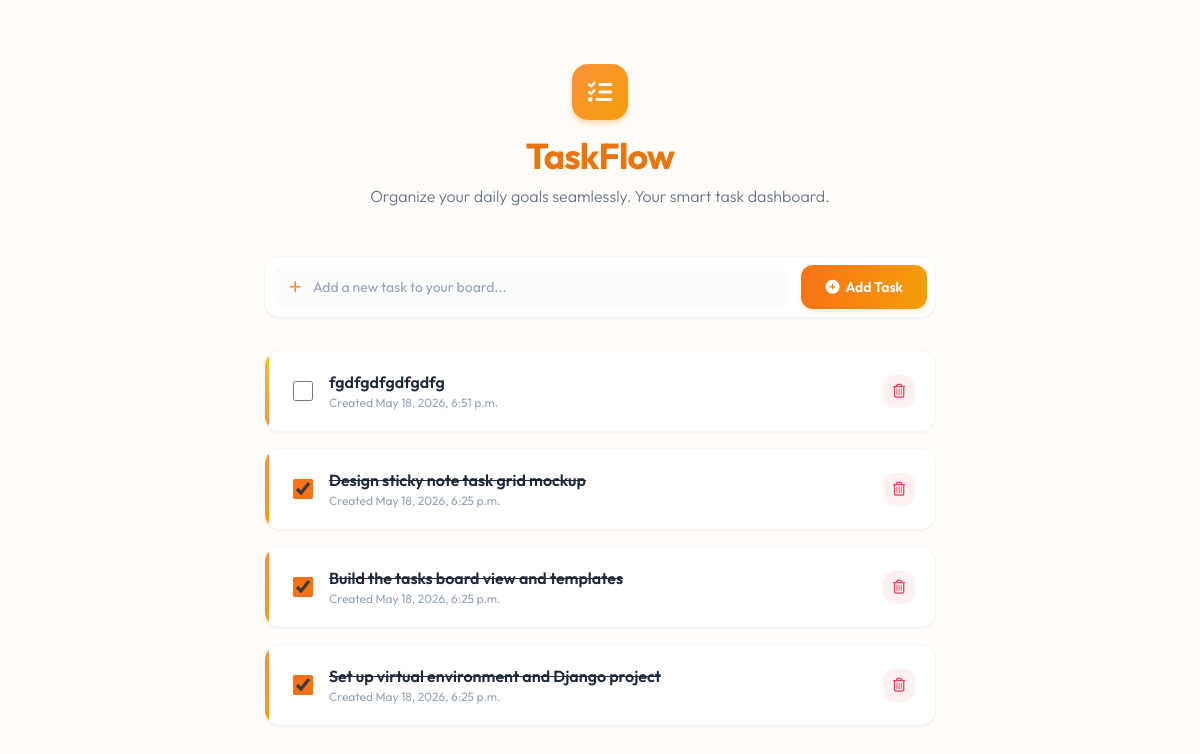
The app's page /, older data.
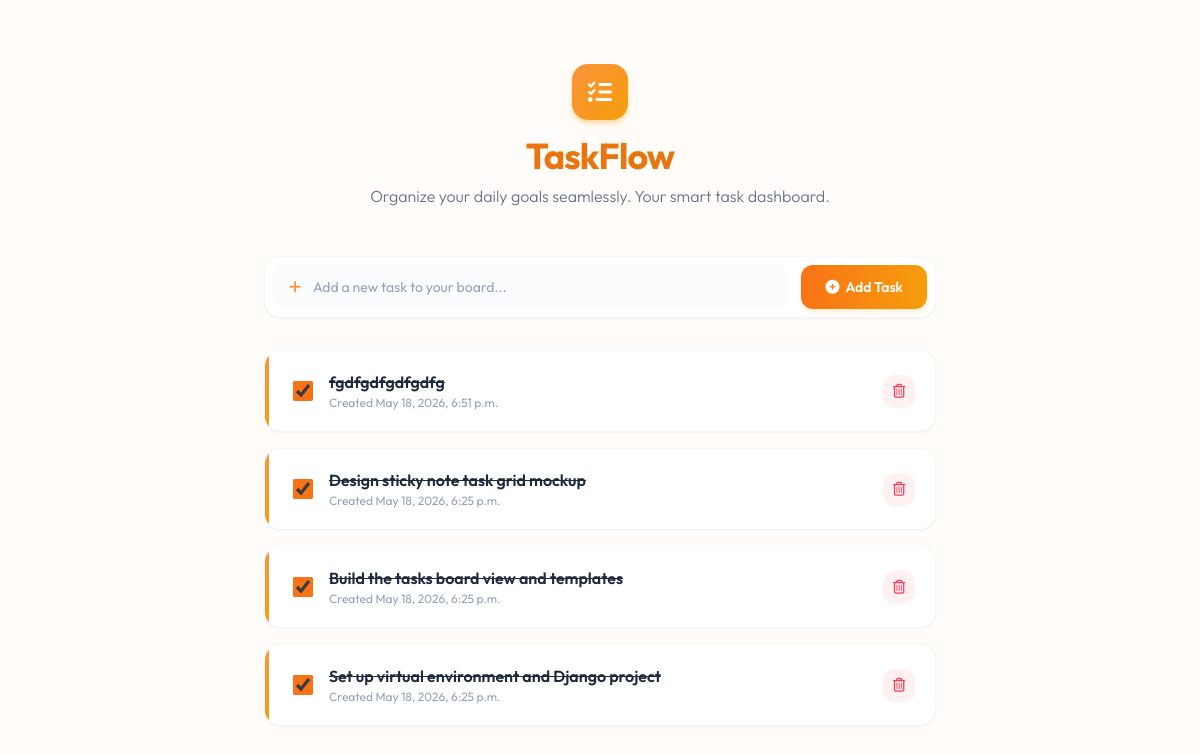
The same page, newer data.
### tasks/models.py (models this page shows, shortened)
class Task(models.Model):
    title = models.CharField(
        max_length=200,
        verbose_name="Task Title",
        help_text="Enter the description or title of the task you want to complete."
    )
    is_completed = models.BooleanField(
        default=False,
        verbose_name="Is Completed?",
        help_text="Check this box if the task has been fully completed."
    )
    created_at = models.DateTimeField(
        auto_now_add=True,
        verbose_name="Created At",
        help_text="The exact date and time this task was registered on the board."
    )
    class Meta:
        ordering = ['-created_at']
        verbose_name = "Task"
        verbose_name_plural = "Tasks"

### tasks/views.py (the view)
# urls.py: path('', views.task_list, name='task_list'),
def task_list(request):
    tasks = Task.objects.all()
    context = {
        'tasks': tasks,
    }
    return render(request, 'tasks/index.html', context)

### tasks/templates/tasks/index.html (shortened to what the changed rows need)
<!DOCTYPE html>
<html lang="en">
<head>
    <link rel="stylesheet" href="https://cdnjs.cloudflare.com/ajax/libs/font-awesome/6.4.0/css/all.min.css">
    <script src="https://cdn.tailwindcss.com"></script>
</head>
<body class="bg-orange-50/30 font-sans text-slate-800 min-h-screen py-16 px-6 flex justify-center">
    <div class="max-w-2xl w-full">
        <header class="text-center mb-12">
            <h1
                class="text-4xl font-bold mb-2 tracking-tight bg-gradient-to-r from-orange-500 to-amber-600 bg-clip-text text-transparent">
            </h1>
        </header>
        <div class="space-y-4">
            {% for task in tasks %}
            <div
                class="group bg-white rounded-2xl p-5 shadow-sm border border-slate-100/80 hover:shadow-md hover:border-orange-100 transition-all duration-300 flex items-center justify-between relative overflow-hidden">
                <div
                    class="absolute left-0 top-0 bottom-0 w-[4px] bg-gradient-to-b {% if task.is_completed %}from-orange-400 to-amber-500{% else %}from-amber-400 to-orange-400{% endif %}">
                </div>
                <div class="flex items-center space-x-4 pl-2">
                    <form method="POST" action="{% url 'tasks:toggle_task' task.id %}" class="flex items-center">
                        <input type="checkbox" {% if task.is_completed %}checked{% endif %}
                            onchange="this.form.submit()"
                            class="w-5 h-5 text-orange-500 border-slate-300 rounded-md focus:ring-orange-400 cursor-pointer accent-orange-500 hover:scale-110 transition-transform duration-200">
                    </form>
                    <div>
                        <h3
                            class="font-semibold text-slate-800 leading-snug {% if task.is_completed %}line-through text-slate-400{% else %}group-hover:text-orange-600 transition-colors duration-200{% endif %}">
                            <a href="{% url 'tasks:task_detail' task.id %}" class="hover:underline">
                                {{ task.title }}
                            </a>
                        </h3>
                        <p class="text-xs text-slate-400 mt-0.5">Created {{ task.created_at }}</p>
                    </div>
                </div>
                <form method="POST" action="{% url 'tasks:delete_task' task.id %}" class="flex items-center shrink-0">
                    <button type="submit" class="w-8 h-8 rounded-xl bg-rose-50 text-rose-500 hover:bg-rose-100 hover:text-rose-600 transition-all duration-200 flex items-center justify-center text-sm shadow-sm hover:scale-105" title="Delete Task">
                        <i class="fa-regular fa-trash-can"></i>
                    </button>
                </form>
            </div>
            {% endfor %}
        </div>
    </div>
</body>
</html>

Row changes from the older to the newer data that the page shows:
changed Task "fgdfgdfgdfgdfg": is_completed "☐" → "☑"
